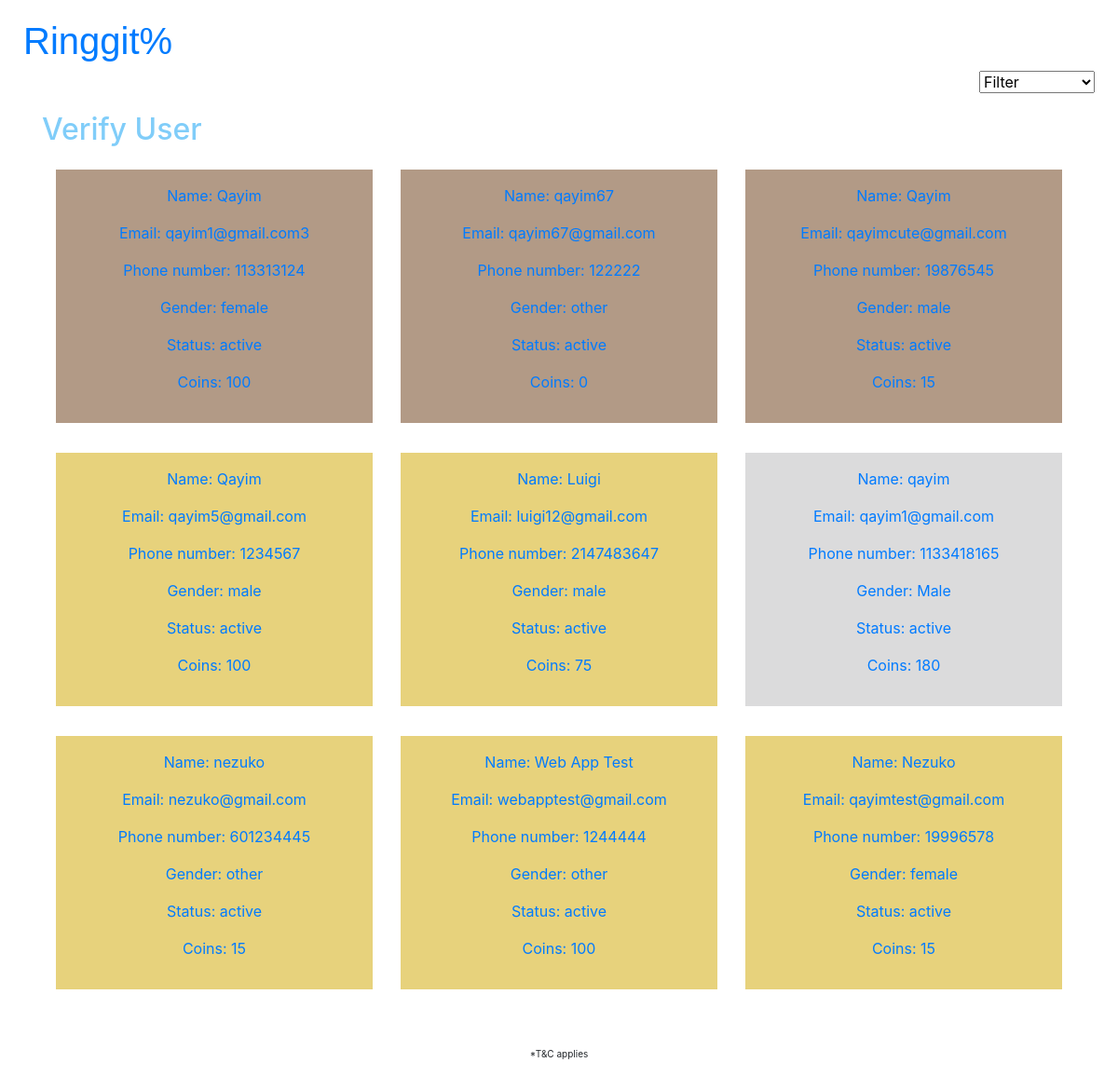
Screenshot of /adminverifyuseractive.php (signed in) with the database file from the repository.
### tables this page shows
CREATE TABLE `users` (
  `phone` int(11) NOT NULL,
  `name` varchar(128) DEFAULT NULL,
  `pass` varchar(128) DEFAULT NULL,
  `email` varchar(128) DEFAULT NULL,
  `address` varchar(128) DEFAULT NULL,
  `postal` varchar(20) DEFAULT NULL,
  `country` varchar(128) DEFAULT NULL,
  `gender` varchar(128) DEFAULT NULL,
  `category` varchar(128) DEFAULT 'peasant',
  `stats` varchar(128) DEFAULT 'active',
  `referalcode` varchar(128) DEFAULT NULL,
  `refertype` varchar(128) DEFAULT NULL,
  `referalcounter` varchar(128) DEFAULT NULL,
  `coinamount` int(11) DEFAULT NULL,
  `aid` varchar(128) DEFAULT NULL
);

### adminverifyuseractive.php (the view, shortened to what this page needs)
<?php
    require_once "pdo.php";
    $stmt = $pdo->query("SELECT * FROM users where stats = 'active' order by category desc;");
    $rows = $stmt->fetchAll(PDO::FETCH_ASSOC);
?>
<!DOCTYPE html>
<html lang="en">
    <head>
		<link rel="stylesheet" href="https://cdnjs.cloudflare.com/ajax/libs/font-awesome/4.7.0/css/font-awesome.min.css">
		<link rel="stylesheet" href="path/to/font-awesome/css/font-awesome.min.css">
		<link rel="stylesheet"
			href="https://maxcdn.bootstrapcdn.com/bootstrap/4.5.2/css/bootstrap.min.css">
    </head>
    <body>
        <div class="logo">
			<a href="adminpage.php">
					<h1>Ringgit%</h1>
			</a>
		</div>
			<div class="two">
				<select name="userpage" onchange="location = this.value;">
				 <option value="">Filter</option>
				</select>
			</div>
	   <div class="container">
        <h2>Verify User</h2>
			<div class="container fluid">
			<?php
				echo('<div class="complogo">');
						echo('<div class="row">');
						foreach ($rows as $row) {
								if($row['category'] == "peasant"){
									$bgcolor = "bg1";
								} else if($row['category'] == "duke"){
									$bgcolor = "bg2";
								} else{
									$bgcolor = "bg3";
								}
									echo('<div class="col-sm-4">');
										echo('<a href="userdetailadmin.php?phone='.$row['phone'].'">');
											echo('<div class="container-'.$bgcolor.'">');
												echo('<div class="container p-3 my-3">');
													echo('<p>Name: ');
													echo($row['name']);
													echo('</p>');
													echo('<p> Email: ');
													echo($row['email']);
													echo('</p>');
													echo('<p>Phone number: ');
													echo($row['phone']);
													echo('</p>');
													echo('<p>Gender: ');
													echo($row['gender']);
													echo('</p>');
													echo('<p>Status: ');
													echo($row['stats']);
													echo('</p>');
													echo('<p>Coins: ');
													echo($row['coinamount']);
													echo('</p>');
												echo('</div>');
											echo('</div>');
										echo('</a>');
									echo('</div>');
						}
						echo('</div>');
				echo('</div>');
				?>
			</div>
				<div class="terms">
					<p>*T&C applies</p>
				</div>
			</div>
    </body>
</html>

### adminverifyuseractive.php (style rules this page uses)
.logo { font-family: "Trebuchet MS", sans-serif; padding-top: 20px; padding-left: 25px; }
h2 { padding-top: 20px; color: #80CDF9; }
.two { text-align: right; padding-right: 25px; }
p { text-align: center; }
.complogo { text-align: center; }
.terms { font-size: 10px; padding-top: 30px; }
.container-bg1 { background-color: #b29a86; }
.container-bg2 { background-color: #DBDBDC; }
.container-bg3 { background-color: #E7D27C; }

### rows the page displays
users: name "Qayim", email "qayim1@gmail.com3", phone "113313124", gender "female", stats "active", coinamount "100"
users: name "qayim67", email "qayim67@gmail.com", phone "122222", gender "other", stats "active", coinamount "0"
users: name "Qayim", email "qayimcute@gmail.com", phone "19876545", gender "male", stats "active", coinamount "15"
users: name "Qayim", email "qayim5@gmail.com", phone "1234567", gender "male", stats "active", coinamount "100"
users: name "Luigi", email "luigi12@gmail.com", phone "2147483647", gender "male", stats "active", coinamount "75"
users: name "qayim", email "qayim1@gmail.com", phone "1133418165", gender "Male", stats "active", coinamount "180"
users: name "nezuko", email "nezuko@gmail.com", phone "601234445", gender "other", stats "active", coinamount "15"
users: name "Web App Test", email "webapptest@gmail.com", phone "1244444", gender "other", stats "active", coinamount "100"
users: name "Nezuko", email "qayimtest@gmail.com", phone "19996578", gender "female", stats "active", coinamount "15"
